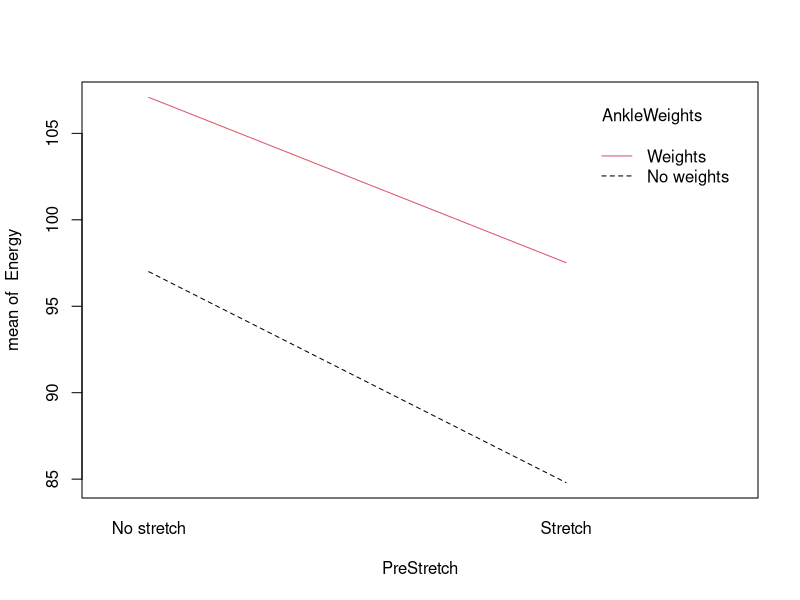
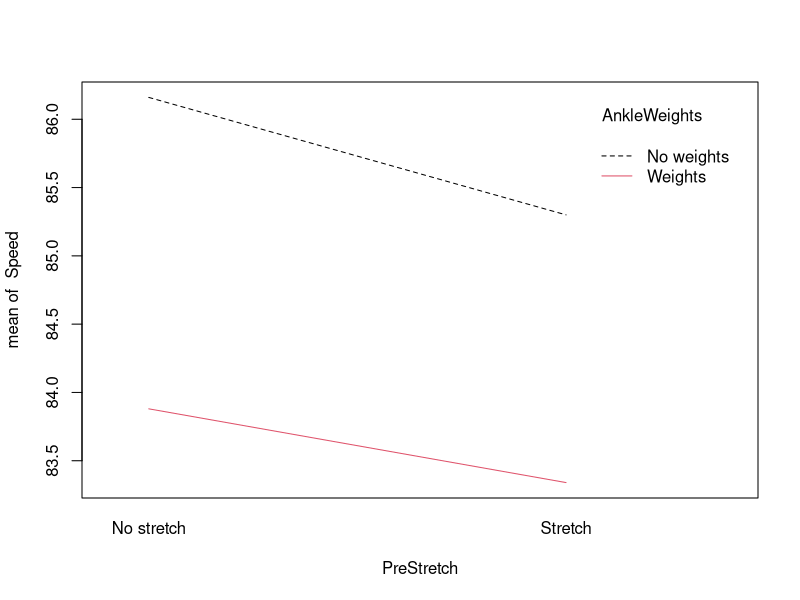
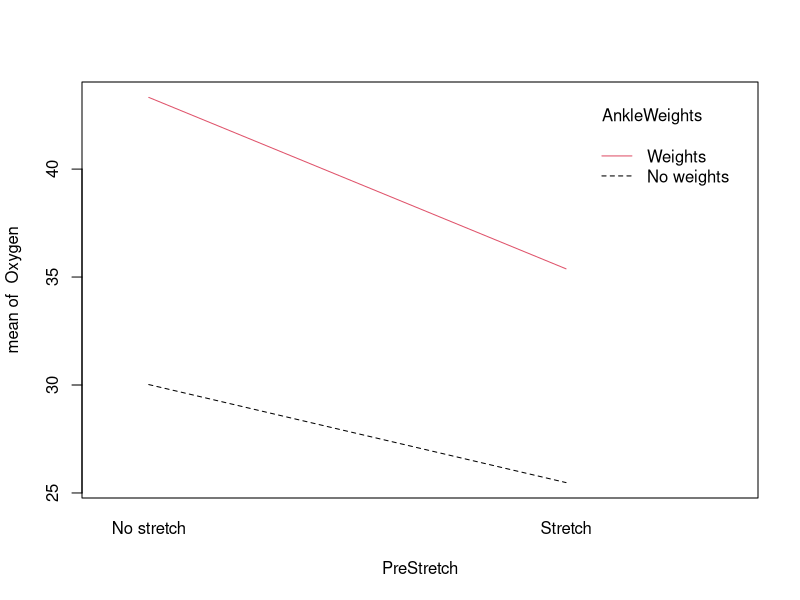

R code for these plots, in order:
# Install one time the "car" package. 
# install.packages('car')

library(car)

# Exercise example
exercise <- read.csv("Datasets/exercise.csv")
exercise
attach(exercise)

# Test interactions
# Enegery
model <- lm(Energy~PreStretch + AnkleWeights + PreStretch * AnkleWeights, data=exercise)

# You will get the same with the following model code. 
# model <- lm(Energy ~ PreStretch * AnkleWeights, data=exercise)
# model <- lm(Energy ~ PreStretch + AnkleWeights + PreStretch:AnkleWeights, data=exercise)

summary(model)
Anova(model, type=3)

# Speed
model1 <- lm(Speed~PreStretch+AnkleWeights+PreStretch*AnkleWeights, data=exercise)
summary(model1)
Anova(model1, type=3)

# Oxygen
model2 <- lm(Oxygen~PreStretch+AnkleWeights+PreStretch*AnkleWeights, data=exercise)
summary(model2)
Anova(model2, type=3)



# Generate interaction plots
interaction.plot(PreStretch, AnkleWeights, Energy, col=1:2)
interaction.plot(PreStretch, AnkleWeights, Speed, col=1:2)
interaction.plot(PreStretch, AnkleWeights, Oxygen, col=1:2)

#If interaction is significant, need to stratify (by more of the two factors) 
stretch <- exercise[which(PreStretch=='Stretch'),]
nostretch <- exercise[which(PreStretch=='No stretch'),]

# Enegery
summary(aov(Energy~AnkleWeights, data=stretch))
summary(aov(Energy~AnkleWeights, data=nostretch))

# Speed
summary(aov(Speed~AnkleWeights, data=stretch))
summary(aov(Speed~AnkleWeights, data=nostretch))

# Oxygen
summary(aov(Oxygen~AnkleWeights, data=stretch))
summary(aov(Oxygen~AnkleWeights, data=nostretch))
